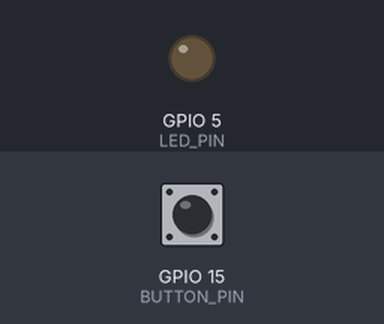
Bench run of a sketch on a simulated ESP32. Shown: output pins drawn as LEDs (lit = HIGH). The inputs (shaded band) are chosen by the test bench; at power-on: GPIO 15 (BUTTON_PIN) HIGH.

Above: at 1.2 s.
1.3 s: GPIO 15 (BUTTON_PIN) pulled LOW for 0.15 s
At 2.5 s:
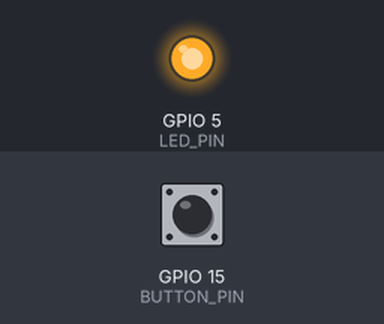
2.9 s: GPIO 15 (BUTTON_PIN) pulled LOW for 1 s
At 3.9 s:
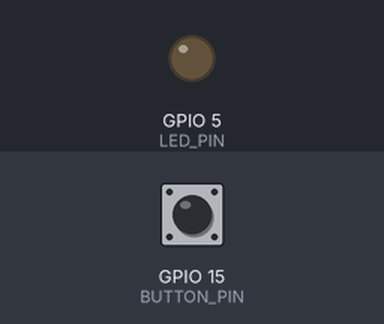
5.4 s: GPIO 15 (BUTTON_PIN) pulled LOW for 3.2 s
At 5.8 s:
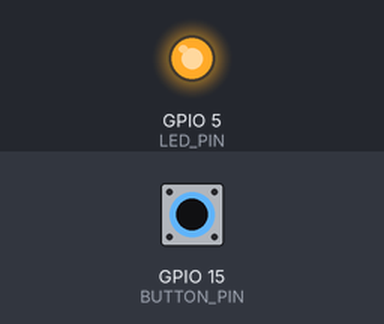
Timing chart, 0 to 8.4 s (numbered marks = the images above; inputs shaded):
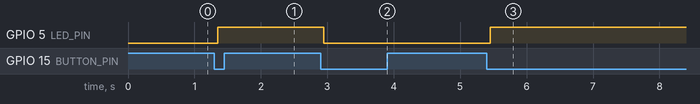

The sketch:

Button.ino
```cpp
//按一下開燈，按一下關燈(使用 delay 處理彈跳訊號)
#define LED_PIN 5       // LED 連接到 GPIO5
#define BUTTON_PIN 15   // 按鈕 連接到 GPIO15（內建 PULLUP）

bool ledState = LOW;   // LED 初始狀態

void setup() {
  pinMode(LED_PIN, OUTPUT);           // 設定 LED 為輸出
  pinMode(BUTTON_PIN, INPUT_PULLUP);  // 使用內建 PULLUP，按下時變 LOW
}

void loop() {
  if (digitalRead(BUTTON_PIN) == LOW) {  // 按鈕按下
    delay(50);  // 消抖
    if (digitalRead(BUTTON_PIN) == LOW) {  // 確保按鈕仍然按下
      ledState = !ledState;   // 切換 LED 狀態
      digitalWrite(LED_PIN, ledState);  // 更新 LED
      while (digitalRead(BUTTON_PIN) == LOW);  // 等待按鈕放開
      delay(50);  // 再次消抖
    }
  }
}
//我決定用 millis() 來處理按鈕的彈跳訊號，
//這樣可以避免使用 delay() 函數，讓程式更流暢。以下是修改後的程式碼：
```

Measured:
- after the input at 1.3 s, GPIO 5 (LED_PIN): LOW → HIGH after 0.05 s
- after the input at 2.9 s, GPIO 5 (LED_PIN): HIGH → LOW after 0.05 s
- after the input at 5.4 s, GPIO 5 (LED_PIN): LOW → HIGH after 0.05 s
